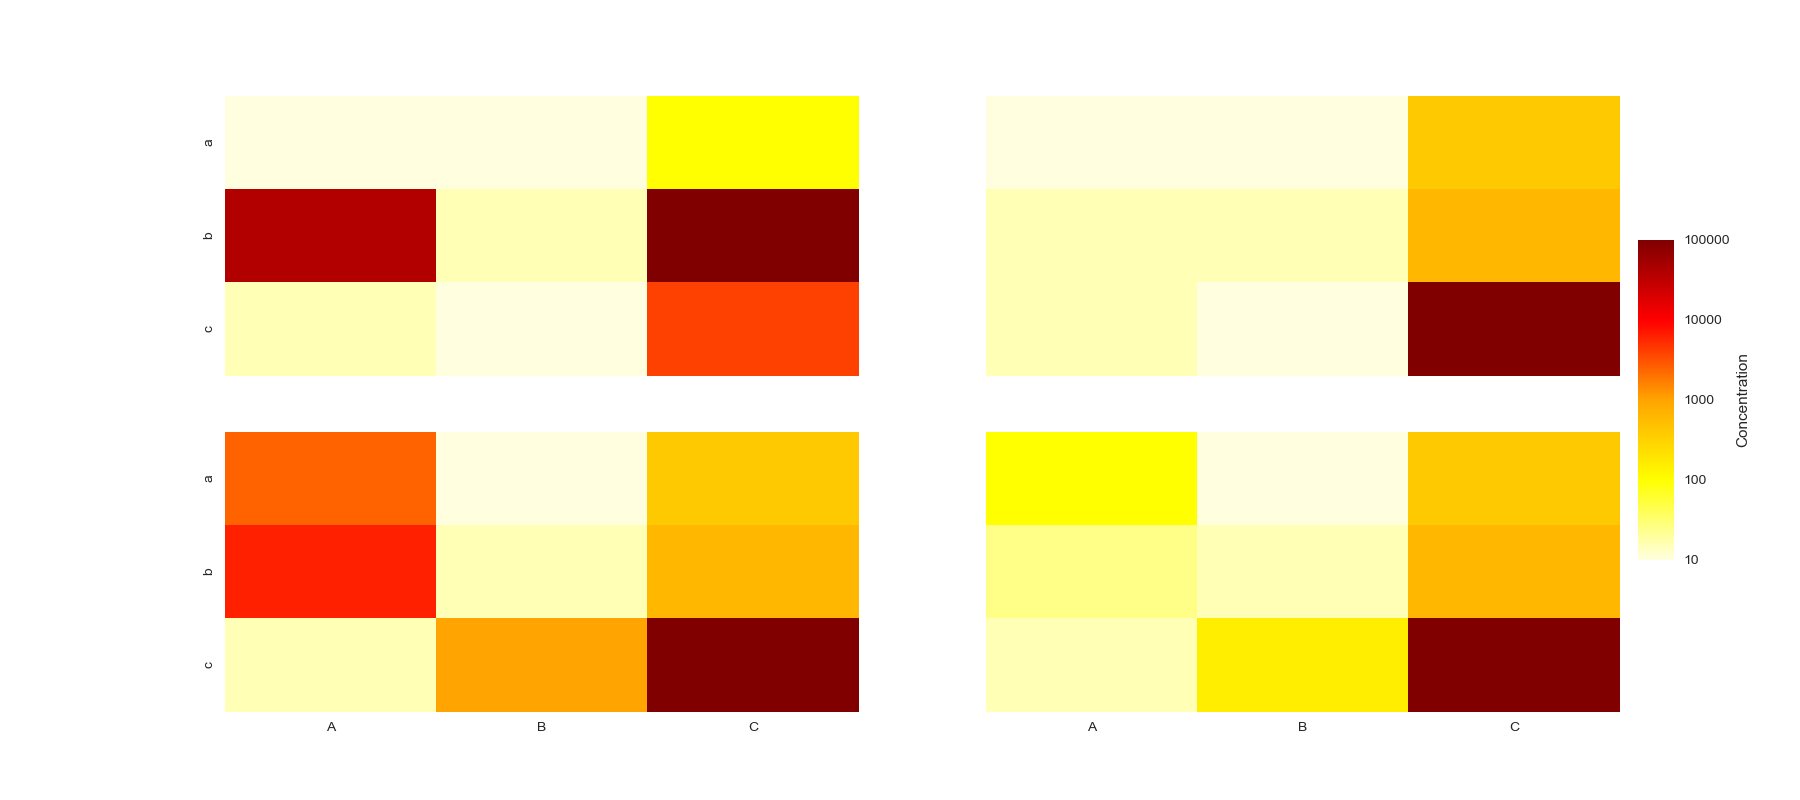

This chart was generated by the following Python code:
import seaborn as sns
import pandas as pd
import matplotlib.pyplot as plt
import matplotlib.colors as mcolors
import matplotlib as mpl
sns.set()

#I have given the data for four heatmaps. This is dummy input
x1=[[0, 0,5], [18, 1,20], [1, 0,13]]
x2=[[0, 0,8], [1, 1,9], [1, 0,20]]
x3=[[12, 0,8], [14, 1,9], [1, 10,20]]
x4=[[5, 0,8], [2, 1,9], [1, 6,20]]
y_label= ["a","b","c"]
df1 = pd.DataFrame(x1, columns=["A","B","C"])
df2 = pd.DataFrame(x2, columns=["A","B","C"])
df3 = pd.DataFrame(x3, columns=["A","B","C"])
df4 = pd.DataFrame(x4, columns=["A","B","C"])

frames = [df1,df2,df3,df4]

cmap = mcolors.LinearSegmentedColormap.from_list("5",['#ffffe0','#FFFF00','#FFA500','#FF0000','#800000'])
 
fig,axn = plt.subplots(2, 2, sharex=True, sharey=True,figsize=(18,8))
cbar_ax = fig.add_axes([.91, .3, .02, .4])
for i,ax in enumerate(axn.flat):
    ims = sns.heatmap(frames[i], ax=ax , yticklabels=y_label,cmap=cmap,cbar=False,vmin=0,vmax=20)
    



cbar = ims.figure.colorbar(ims.collections[0],cax=cbar_ax)
cbar.set_ticks([0, 5, 10,15, 20])
cbar.set_ticklabels(['10', '100', '1000', '10000','100000'])
cbar.set_label('Concentration')



ax.figure.savefig("heatmap.png")
